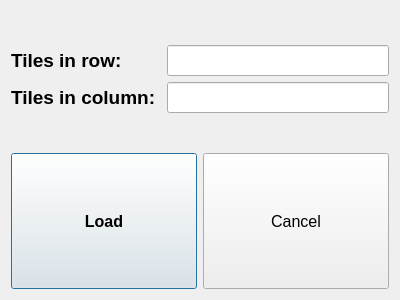
<?xml version="1.0" encoding="UTF-8"?>
<ui version="4.0">
 <class>Dialog</class>
 <widget class="QDialog" name="Dialog">
  <property name="geometry">
   <rect>
    <x>0</x>
    <y>0</y>
    <width>400</width>
    <height>300</height>
   </rect>
  </property>
  <property name="windowTitle">
   <string>Dialog</string>
  </property>
  <layout class="QVBoxLayout" name="verticalLayout">
   <item>
    <layout class="QFormLayout" name="formLayout">
     <property name="formAlignment">
      <set>Qt::AlignLeading|Qt::AlignLeft|Qt::AlignVCenter</set>
     </property>
     <item row="0" column="0">
      <widget class="QLabel" name="label">
       <property name="sizePolicy">
        <sizepolicy hsizetype="Preferred" vsizetype="Minimum">
         <horstretch>0</horstretch>
         <verstretch>0</verstretch>
        </sizepolicy>
       </property>
       <property name="font">
        <font>
         <pointsize>14</pointsize>
         <weight>75</weight>
         <bold>true</bold>
        </font>
       </property>
       <property name="text">
        <string>Tiles in row: </string>
       </property>
      </widget>
     </item>
     <item row="0" column="1">
      <widget class="QLineEdit" name="rowInput">
       <property name="sizePolicy">
        <sizepolicy hsizetype="Expanding" vsizetype="Minimum">
         <horstretch>0</horstretch>
         <verstretch>0</verstretch>
        </sizepolicy>
       </property>
       <property name="font">
        <font>
         <pointsize>14</pointsize>
        </font>
       </property>
      </widget>
     </item>
     <item row="1" column="0">
      <widget class="QLabel" name="label_2">
       <property name="sizePolicy">
        <sizepolicy hsizetype="Preferred" vsizetype="Minimum">
         <horstretch>0</horstretch>
         <verstretch>0</verstretch>
        </sizepolicy>
       </property>
       <property name="font">
        <font>
         <pointsize>14</pointsize>
         <weight>75</weight>
         <bold>true</bold>
        </font>
       </property>
       <property name="text">
        <string>Tiles in column: </string>
       </property>
      </widget>
     </item>
     <item row="1" column="1">
      <widget class="QLineEdit" name="columnInput">
       <property name="sizePolicy">
        <sizepolicy hsizetype="Expanding" vsizetype="Minimum">
         <horstretch>0</horstretch>
         <verstretch>0</verstretch>
        </sizepolicy>
       </property>
       <property name="font">
        <font>
         <pointsize>14</pointsize>
        </font>
       </property>
      </widget>
     </item>
    </layout>
   </item>
   <item>
    <layout class="QHBoxLayout" name="horizontalLayout">
     <item>
      <widget class="QPushButton" name="loadBtn">
       <property name="sizePolicy">
        <sizepolicy hsizetype="Minimum" vsizetype="Minimum">
         <horstretch>0</horstretch>
         <verstretch>0</verstretch>
        </sizepolicy>
       </property>
       <property name="font">
        <font>
         <pointsize>12</pointsize>
         <weight>75</weight>
         <bold>true</bold>
        </font>
       </property>
       <property name="text">
        <string>Load</string>
       </property>
      </widget>
     </item>
     <item>
      <widget class="QPushButton" name="cancelBtn">
       <property name="sizePolicy">
        <sizepolicy hsizetype="Minimum" vsizetype="Minimum">
         <horstretch>0</horstretch>
         <verstretch>0</verstretch>
        </sizepolicy>
       </property>
       <property name="font">
        <font>
         <pointsize>12</pointsize>
        </font>
       </property>
       <property name="text">
        <string>Cancel</string>
       </property>
      </widget>
     </item>
    </layout>
   </item>
  </layout>
 </widget>
 <resources/>
 <connections>
  <connection>
   <sender>cancelBtn</sender>
   <signal>clicked()</signal>
   <receiver>Dialog</receiver>
   <slot>reject()</slot>
   <hints>
    <hint type="sourcelabel">
     <x>295</x>
     <y>269</y>
    </hint>
    <hint type="destinationlabel">
     <x>303</x>
     <y>307</y>
    </hint>
   </hints>
  </connection>
 </connections>
</ui>
